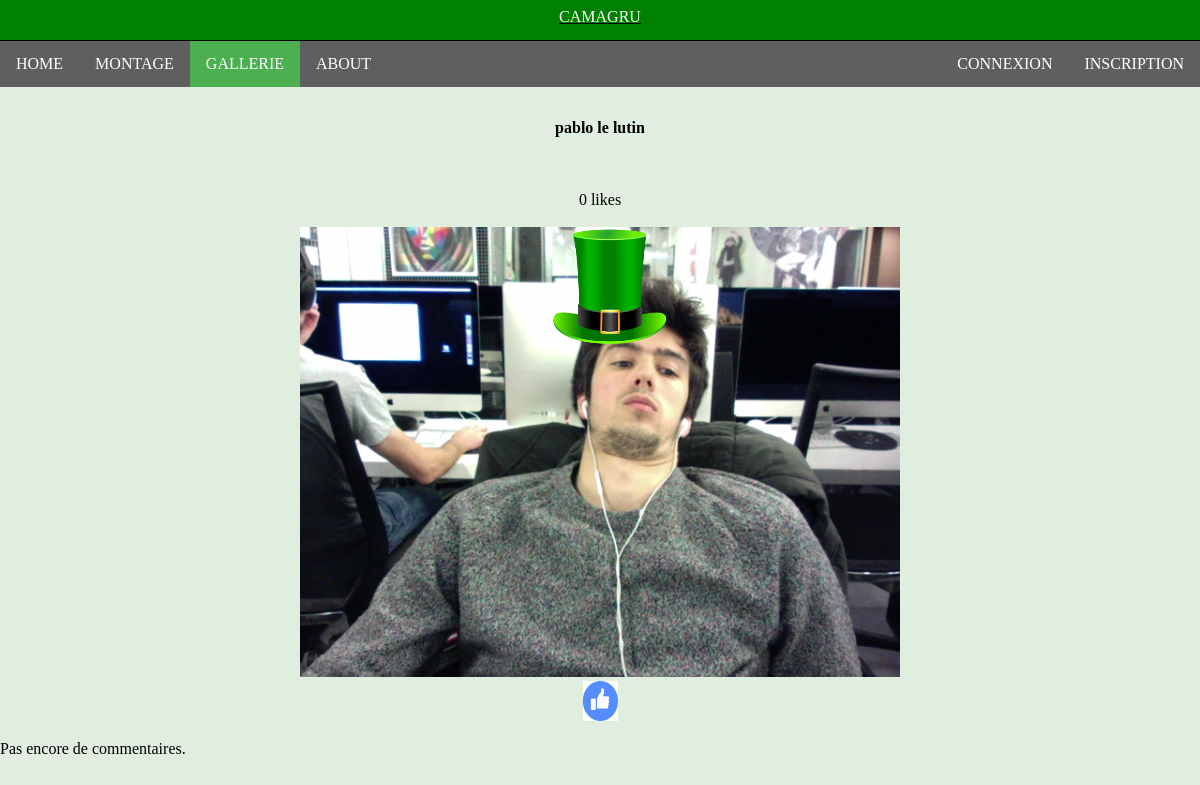
/gallerie.php?id=2, run on an earlier commit of the app's database.
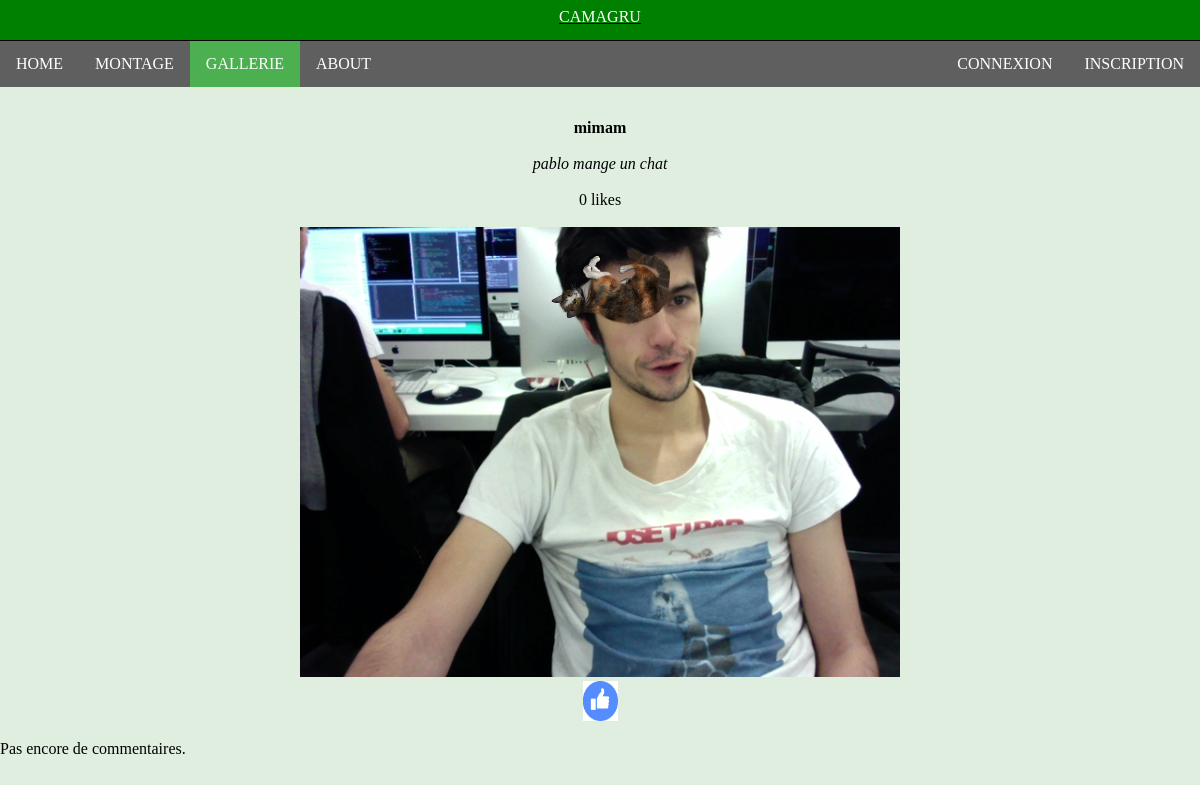
And on a later commit of the database.
### tables this page shows
CREATE TABLE IF NOT EXISTS image (
	id INT UNSIGNED NOT NULL AUTO_INCREMENT,
	location VARCHAR(100) NOT NULL,               
	owner INT UNSIGNED NOT NULL,
	creation_time DATETIME NOT NULL,
	comments_nb INT NOT NULL DEFAULT 0,
	likes_nb INT NOT NULL DEFAULT 0,
	name VARCHAR(100) NOT NULL,
	description TEXT,                             
	PRIMARY KEY (id),
	FOREIGN KEY (owner) REFERENCES user (id)      
);

### include/functions_gallerie.php (called while the page is built, shortened)
<?php
function get_photo_by_id($id, $bdd) {
    $query_get_photo_location = $bdd->prepare("SELECT * FROM image WHERE id = ?");
    $query_get_photo_location->execute(array($id));
    $result = $query_get_photo_location->fetch();
    if ($result) {
        return $result;
    }
    else {
        return NULL;
    }
}
 ?>

### include/gallerie_single.php (the view, shortened to what this page needs)
<?php
$photo = get_photo_by_id($id, $bdd);
if (!$photo) {
    banner_alert("Photo non trouvee.");
}
else {
    echo "<div class='photo_container'>";
    echo "<b>" . $photo['name'] . "</b><br><br>";
    echo "<i>" . $photo['description'] . "</i><br><br>";
    echo $photo['likes_nb'] . " likes<br><br> ";
    echo '<img src="' . $photo['location'] . '" alt="photo" /><br>';
    echo '<a href="?id=' . $id . '&likeid=' . $id .
    '"><img src="img/like.png" width="35px" height="40px" class="like"\></a>';
    if ($photo['owner'] == $_SESSION['user_id']) {
        echo "<a href='?delid=" . $photo['id'] . "'><img src='img/delete.png'
        width='35px' height='40px' /></a><br>";
    }
    else {
        echo "<br>";
    }
    echo "</div>";
    $get_comments = $bdd->prepare("SELECT * FROM comment WHERE image_origin = ? ORDER BY creation_time");
    $get_comments->execute(array($photo['id']));
    if ($get_comments->rowCount() > 0) {
        $user = get_user_by_id($_SESSION['user_id'], $bdd);
        while ($row = $get_comments->fetch())
        {
            echo "<div class='comment'><b>";
            echo $user['pseudo'] . " (" . $row['creation_time'] . ") : ";
            echo "</b><div class='content'>";
            echo $row['content'] . "<br>";
            echo "</div></div>";
        }
    }
    else {
        echo "Pas encore de commentaires.";
    }
    if (!empty($_SESSION['user_name'])) { ?>
<?php }
}

### gallerie.php (shortened to what this page needs)
<?php
include_once('connect_bdd.php');
$bdd = connect_bdd($DB_DSN, $DB_USER, $DB_PASSWORD);
include_once('include/functions_gallerie.php');
 ?>
<!DOCTYPE html>
<html>
    <head>
        <link rel="stylesheet" href="css/alert.css" type="text/css" />
        <link rel="stylesheet" href="css/header.css" type="text/css" />
        <link rel="stylesheet" href="css/navbar.css" type="text/css" />
        <link rel="stylesheet" href="css/gallerie.css" type="text/css" />
        <link rel="stylesheet" href="css/signin.css" type="text/css" />
    </head>
    <body>
        <?php include_once("include/header.php"); ?>
        <?php include_once("include/navbar.php"); ?>
        <div class="body">
            <br>
<?php
            if (extract($_GET) && $id)
            {
                include_once("include/gallerie_single.php");
            }
           else {
                include_once("include/gallerie_global.php");
            }
               ?>
        </div>
    </body>
</html>

### include/header.php (shortened to what this page needs)
<header>
    <a href="#home">CAMAGRU</a>
</header>

### include/navbar.php (shortened to what this page needs)
<?php
$page = $_SERVER['PHP_SELF'];
$pattern = "/\/.*\//";
$replace = "";
$page = preg_replace($pattern, $replace, $page);
$pattern = "/\.php.*/";
$replace = "";
$page = preg_replace($pattern, $replace, $page);
 ?>
<div class="navigation">
  <ul>
    <li><a class="<?php if ($page === 'index') {echo 'active ';} ?>nav" href="index.php">HOME</a></li>
    <li><a class="<?php if ($page === 'montage') {echo 'active ';} ?>nav" href="montage.php">MONTAGE</a></li>
    <li><a class="<?php if ($page === 'gallerie') {echo 'active ';} ?>nav" href="gallerie.php">GALLERIE</a></li>
    <li><a class="<?php if ($page === 'about') {echo 'active ';} ?>nav" href="#">ABOUT</a></li>
    <li class="right"><a href="suscribe.php">INSCRIPTION</a></li>
    <li class="right" id="not_connected"><a href="#" onclick="show_signin()">CONNEXION</a></li>
  </ul>
</div>

### css/header.css (style rules this page uses)
body { padding: 0; margin: 0; }
header { position: fixed; top: 0; width: 100%; height: 35px; text-align: center; text-decoration: underline; background-color: green; padding-top: 8px; box-sizing: content-box; }
header a { margin: auto; color: white; text-decoration: none; }

### css/navbar.css (style rules this page uses)
.navigation { position: fixed; top: 40px; width: 100%; border-top: 1px solid black; }
ul { list-style-type: none; margin: 0; padding: 0; overflow: hidden; background-color: #5f5f5f; }
li { float: left; }
li.right { float: right; }
li a { display: block; color: white; text-align: center; padding: 14px 16px; text-decoration: none; }
a.active { background-color: #4CAF50; }

### css/gallerie.css (style rules this page uses)
.body { margin-top: 86px; }
body { background-color: #E0EEE0; }
* { box-sizing: border-box; }
.photo_container { margin: 15px auto; text-align: center; overflow: auto; }

What changed in the data, as far as the page shows it:
changed image: name "pablo le lutin" → "mimam"; description (not shown) → "pablo mange un chat"; location: a different picture
